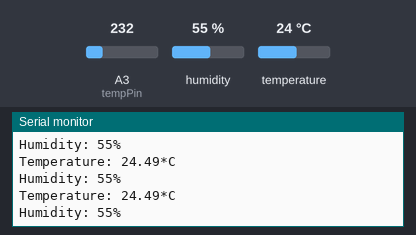
A sketch run on a simulated Arduino Uno, built with avr-gcc and run on an emulated ATmega328P. Shown: the last lines printed to the serial monitor. Inputs (shaded band) come from the test bench; at power-on: humidity 55 %, A3 (tempPin) = 232, temperature 24 °C.

Above: at 1.2 s.
1.3 s: humidity set to 22 %
At 2.37 s:
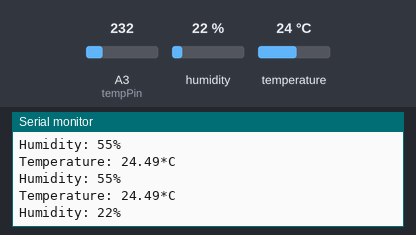
2.8 s: A3 (tempPin) set to 250
At 2.87 s:
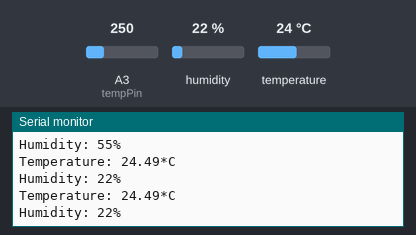
4.3 s: humidity set to 40 %
At 4.4 s:
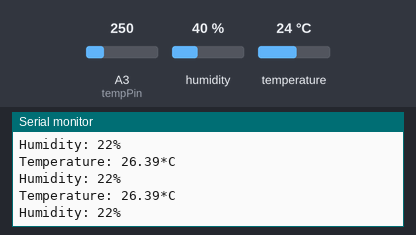
5.8 s: A3 (tempPin) set to 266
At 6.42 s:
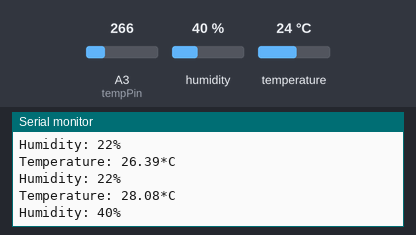
Timing chart, 0 to 8.3 s (numbered marks = the images above; inputs shaded):
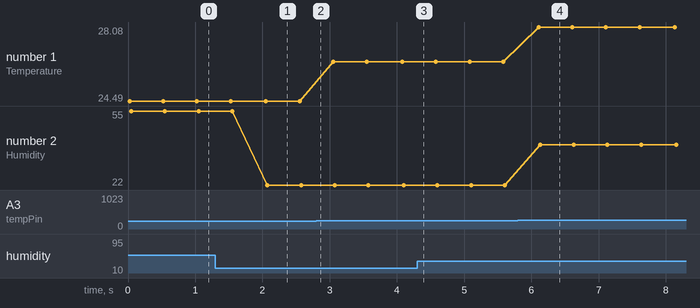

Measured:
- after the input at 1.3 s, the serial monitor: prints a new line after 0.77 s (image 1)
- after the input at 5.8 s, the serial monitor: prints a new line after 0.31 s (image 4)
- plotted number 1: 24.49 → 26.39 after the input at 2.8 s, 26.39 → 28.08 after the input at 5.8 s
- plotted number 2: 55 → 22 after the input at 1.3 s

The sketch:

JoMeteo.ino
```cpp
#include "DHT.h"
#include "LowPower.h"
#define DHTTYPE DHT11
#define DHTPIN 3     // what pin we're connected to
//#define Bluetooth 4

DHT dht(DHTPIN, DHTTYPE);

float humidity,sensorValue;
char humF[6];
int rainPin = A5,pResistor = A4,tempPin = A3;
void setup() {
  analogReference(INTERNAL);
  dht.begin();
  //pinMode(Bluetooth, OUTPUT);
  Serial.begin(9600); // communication rate of the Bluetooth module
}

void loop() {
  /*delay(100);
  for(int i=0;i<5;i++)
    LowPower.powerDown(SLEEP_8S, ADC_OFF, BOD_OFF);
  delay(100);*/
  analogRead(tempPin); // we throw some measurements, they get affected by each other
  sensorValue= analogRead(tempPin);
  sensorValue=((1.08*sensorValue/1023.0)*100); // first number is the voltage number with which we compare our measurement
  //sensorValue=((5*sensorValue/1023.0)*100);
  dht.readHumidity();
  humidity = dht.readHumidity();
  dtostrf(humidity, 2, 0, humF);
  //digitalWrite(Bluetooth,HIGH);
  //delay(500);
  Serial.print("Temperature: ");
  Serial.print(sensorValue);
  Serial.println("*C");

  Serial.print("Humidity: ");
  Serial.print(humF);
  Serial.println("%");

  //digitalWrite(Bluetooth,LOW);
  delay(500);
  /*analogRead(pResistor);
  sensorValue = analogRead(pResistor);
  Serial.print("Brightness: ");
  Serial.print(sensorValue/1023.0*100);
  Serial.println("%");
  analogRead(rainPin);
  sensorValue = analogRead(rainPin);
  Serial.print("Rain: ");
  Serial.print(sensorValue/1023.0*100);
  Serial.println("%");*/
}
```
